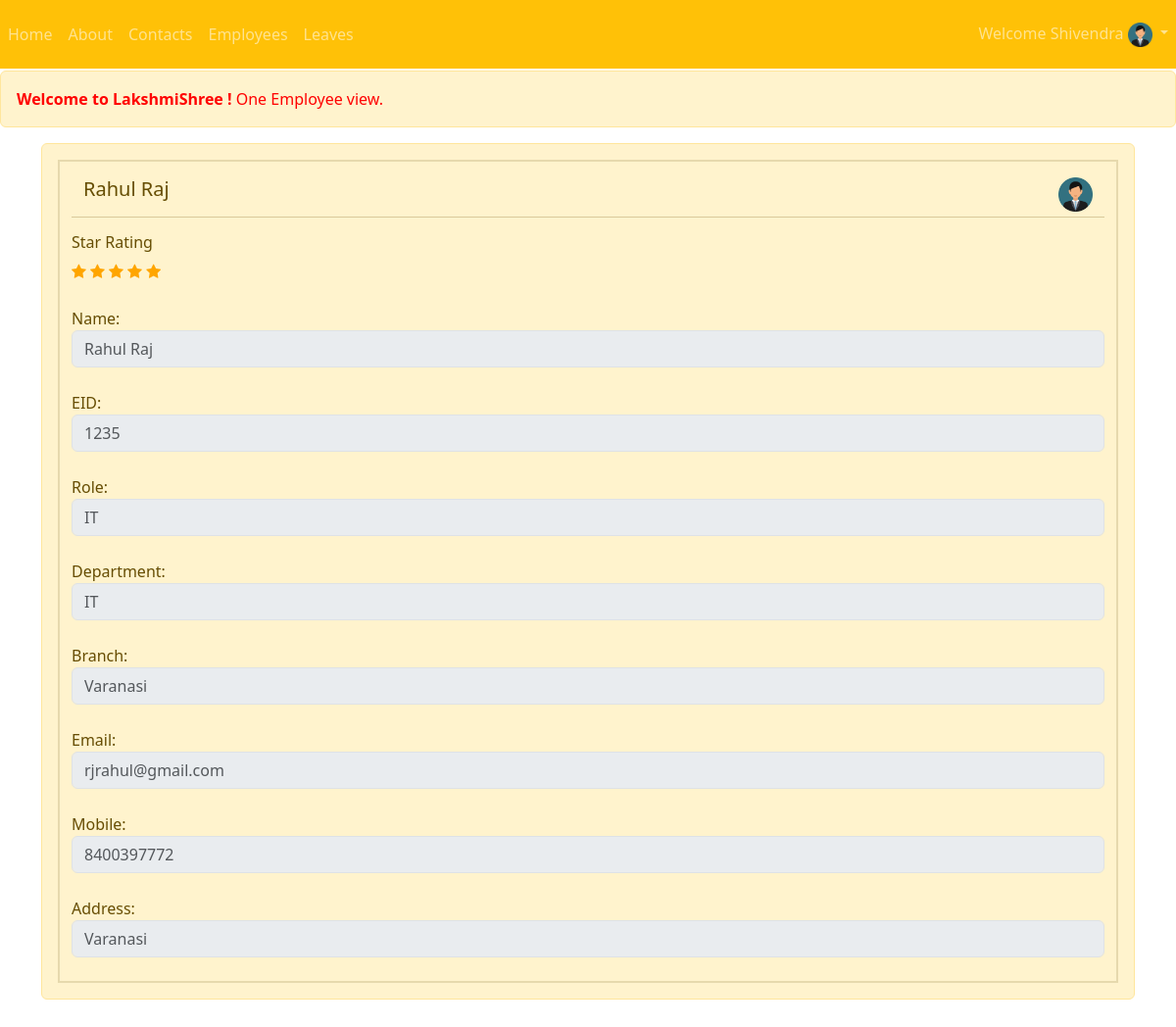
The page /shree/employees/1235/ (signed in) on the database its author committed.
### shree/models.py (models this page shows, shortened)
class Employee(AbstractBaseUser):
    is_active = models.BooleanField(default=True)
    is_admin = models.BooleanField(default=False)
    type = models.CharField(max_length = 5, choices=(('E','E'),('HOD','HOD'),('CEO','CEO'),('BM','BM')))
    fname = models.CharField(max_length = 32)
    lname = models.CharField(max_length = 32)
    eid = models.CharField(verbose_name=('EID') ,max_length = 16, unique=True)
    role = models.CharField(max_length = 32)
    department = models.CharField(max_length = 255)
    branch = models.CharField(max_length = 255)
    mobile = models.CharField(max_length = 13)
    email = models.CharField(max_length = 32)
    address = models.TextField(max_length=255)
    arating = models.FloatField(default=0)
    ldays = models.SmallIntegerField(default=2)
    objects = EmployeeManager()
    USERNAME_FIELD = 'eid'
    REQUIRED_FIELDS = []

class Review(models.Model):
    femp = models.ForeignKey(Employee, on_delete = models.CASCADE, related_name='from_emp')
    temp = models.ForeignKey(Employee, on_delete = models.CASCADE, related_name='to_emp')
    rating = models.PositiveSmallIntegerField(default=0)
    created_at = models.DateTimeField(auto_now_add=True)
    updated_at = models.DateTimeField(auto_now=True)

### shree/views.py (the view)
# urls.py: path('employees/<int:eid>/', views.employee, name='employee'),
@login_required
def employee(request, eid):
    temp=Employee.objects.get(eid=eid)
    if Review.objects.filter(femp=request.user, temp=temp).exists():
        review=Review.objects.get(femp=request.user, temp=temp)
    else:
        review = None
    context={'temp':temp, 'review':review}
    return render(request,'shree/employee.html', context)

### templates/shree/employee.html (shortened to what this page needs)
{% extends 'base.html' %}
{% block body %}
<br><br><br>
<div class="alert alert-warning alert-dismissible fade show" role="alert">
  <h7 class="display-7" style="color:red; text-align: center;"><strong>Welcome to LakshmiShree !</strong> One Employee
    view.</h7>
</div>
<div class="container">
  <div class="container alert alert-warning fade show" role="alert">
    <div class="container" style="border: 2px solid #e6d9ad;">
      <div class="container my-3">
        <h5 class="blog-post-title">{{temp.fname}} {{temp.lname}}<a href="#"><img class="gb_g gbii" align="right"
              src="/static/img/user.png" width="35" height=""></a></h5>
      </div>
      <hr>
      <form>
        <fieldset disabled>
          <h6>Star Rating</h6>
          <a href="/shree/tempr1/{{temp.eid}}"><span
              class="fa fa-star {% if review.rating > 0 %} checked {% endif %}"></span></a>
          <a href="/shree/tempr2/{{temp.eid}}"><span
              class="fa fa-star {% if review.rating > 1 %} checked {% endif %}"></span></a>
          <a href="/shree/tempr3/{{temp.eid}}"><span
              class="fa fa-star {% if review.rating > 2 %} checked {% endif %}"></span></a>
          <a href="/shree/tempr4/{{temp.eid}}"><span
              class="fa fa-star {% if review.rating > 3 %} checked {% endif %}"></span></a>
          <a href="/shree/tempr5/{{temp.eid}}"><span
              class="fa fa-star {% if review.rating > 4 %} checked {% endif %}"></span></a><br><br>
          <label for="username">Name:</label>
          <br><input type="text" id="disabledTextInput" class="form-control"
            placeholder="{{temp.fname}} {{temp.lname}}"><br>
          <label for="id">EID:</label>
          <input type="text" id="disabledTextInput" class="form-control" placeholder="{{temp.eid}}"><br>
          <label for="role">Role:</label>
          <input type="text" id="disabledTextInput" class="form-control" placeholder="{{temp.role}}"><br>
          <label for="department">Department:</label>
          <input type="text" id="disabledTextInput" class="form-control" placeholder="{{temp.department}}"><br>
          <label for="branch">Branch:</label>
          <input type="text" id="disabledTextInput" class="form-control" placeholder="{{temp.branch}}"><br>
          <label for="email">Email:</label>
          <input type="text" id="disabledTextInput" class="form-control" placeholder="{{temp.email}}"><br>
          {% if request.user.is_admin or request.user == temp %}
          <label for="mobile">Mobile:</label>
          <input type="text" id="disabledTextInput" class="form-control" placeholder="{{temp.mobile}}"><br>
          {% endif %}
          <label for="address">Address:</label>
          <input type="text" id="disabledTextInput" class="form-control" placeholder="{{temp.address}}"><br>
        </fieldset>
      </form>
    </div>
  </div><br><br>
</div>
{% endblock body %}

### templates/base.html (shortened to what this page needs)
<!doctype html>
<html lang="en">
<head>{% block head %}
  <link rel="stylesheet" href="https://cdnjs.cloudflare.com/ajax/libs/font-awesome/4.7.0/css/font-awesome.min.css">
  <link href="https://cdn.jsdelivr.net/npm/bootstrap@5.3.0-alpha3/dist/css/bootstrap.min.css" rel="stylesheet"
>
  {% endblock head %}
</head>
<body>
  <nav class="navbar navbar-expand-lg navbar-dark bg-warning">
    <br><br><br><br>
    <div class="collapse navbar-collapse bg-warning" id="navbarSupportedContent">
      <ul class="horizontal-list navbar-nav mr-auto">
        <li class="nav-item">
          <a class="nav-link {% block homeactive %} {% endblock homeactive %}" href="/shree/home/">Home</a>
        </li>
        <li class="nav-item">
          <a class="nav-link {% block aboutactive %} {% endblock aboutactive %}" href="/shree/about/">About</a>
        </li>
        <li class="nav-item">
          <a class="nav-link {% block contactactive %} {% endblock contactactive %}" href="/shree/contact/">Contacts</a>
        </li>
        {% if user.is_authenticated %}
        <li class="nav-item">
          <a class="nav-link {% block employeesactive %} {% endblock employeesactive %}"
            href="/shree/employees/">Employees</a>
        </li>
        {% endif %}
        {% if request.user.type == "HOD" or request.user.type == "CEO" or request.user.is_admin %}
        <li class="nav-item">
          <a class="nav-link {% block leavesactive %} {% endblock leavesactive %}" href="/shree/leaves/">Leaves</a>
        </li>
        {% endif %}
      </ul>
    </div>
    {% if user.is_authenticated %}
    <ul class="navbar-nav">
      <li class="nav-item dropdown">
        <a class="nav-link dropdown-toggle" href="#" role="button" data-bs-toggle="dropdown" aria-expanded="false">
          Welcome {{request.user.fname}} <img class="gb_g gbii" src="/static/img/user.png" width="" height="25" alt="25"
            aria-hidden="true" data-noaft="">
        </a>
      </li>
    </ul>
    {% endif %}
  </nav>
  {% block body %}
  {% endblock body %}
</body>
</html>

### templates/base.html (style rules this page uses)
.navbar { position: fixed; z-index: 1; width: 100%; height: 70px; text-align: center; vertical-align: middle; line-height: 15px; top: 0px; }
.checked { color: orange; }

### rows shown on the page
Employee: user.fname "Shivendra"
Employee: fname "Rahul", lname "Raj", fname "Rahul Raj", eid "1235", role "IT", department "IT", branch "Varanasi", email "rjrahul@gmail.com", mobile "8400397772", address "Varanasi"
